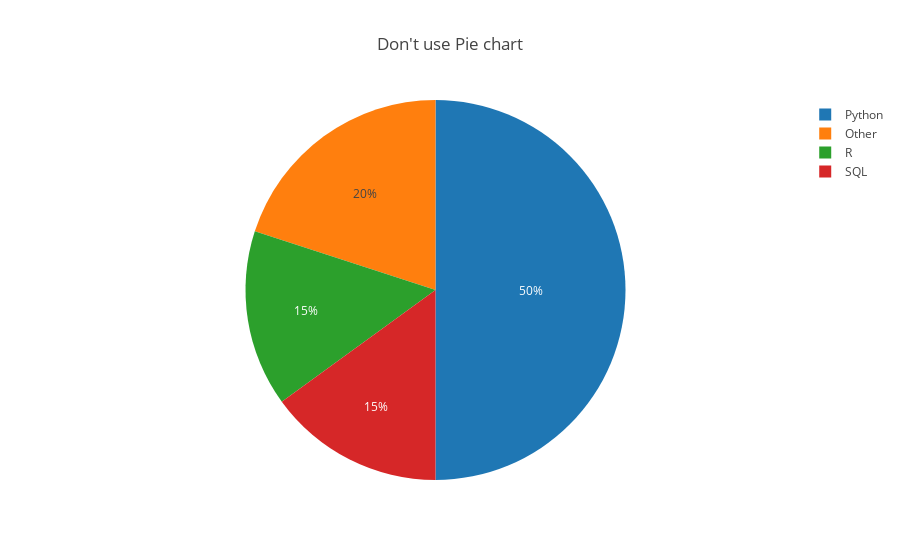

The cell this chart's notebook holds for it:
### Markdown cell above
## Simple pie chart

### Code cell
trace = go.Pie(labels=labels, values=values)

data = [trace]
layout = dict(title="Don't use Pie chart")
figure = dict(data=data, layout=layout)
iplot(figure)

### Figure 1 — Plotly figure (JSON) as saved in the notebook; plotly's stock layout.template omitted (floating-point values rounded to 4 significant figures)
{"data": [{"labels": ["R", "Python", "SQL", "Other"], "type": "pie", "values": [15, 50, 15, 20]}], "layout": {"title": "Don't use Pie chart"}}
